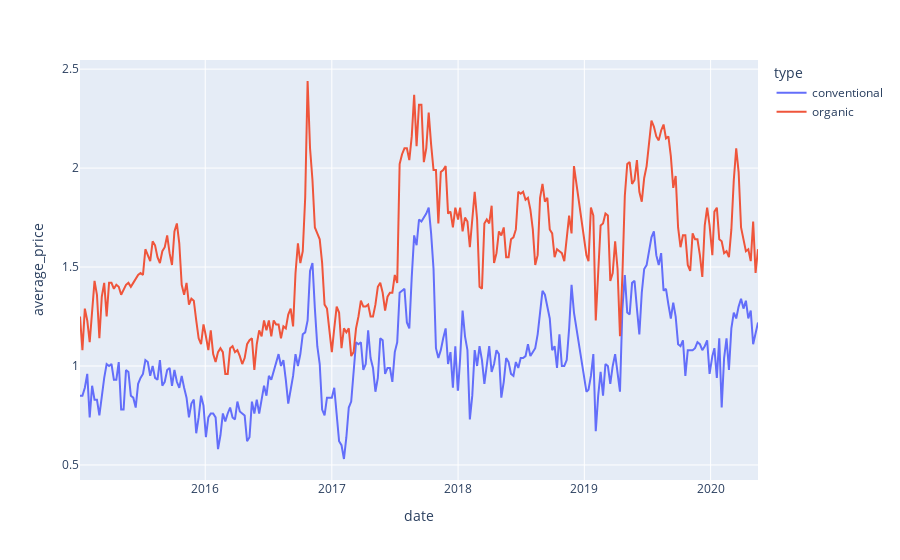

Write notebook code for a chart like this one.
### Markdown cell above
Since there are only two avocados types, we can plot their `average_price` time series on the same line chart.

Let’s try to plot such a figure when `geography` is ‘Los Angeles’.

### Code cell
msk = df['geography'] == 'Los Angeles'
px.line(df[msk], x='date', y='average_price', color='type')

### Figure 1 — Plotly figure (JSON) as saved in the notebook; plotly's stock layout.template omitted (floating-point values rounded to 4 significant figures; data arrays with more than 128 entries replaced by an {"elided": "..."} marker saying what was removed)
{"data": [{"hovertemplate": "type=conventional<br>date=%{x}<br>average_price=%{y}<extra></extra>", "legendgroup": "conventional", "line": {"color": "#636efa", "dash": "solid"}, "marker": {"symbol": "circle"}, "mode": "lines", "name": "conventional", "orientation": "v", "showlegend": true, "type": "scatter", "x": {"elided": "278 str values"}, "xaxis": "x", "y": {"elided": "278 float values"}, "yaxis": "y"}, {"hovertemplate": "type=organic<br>date=%{x}<br>average_price=%{y}<extra></extra>", "legendgroup": "organic", "line": {"color": "#EF553B", "dash": "solid"}, "marker": {"symbol": "circle"}, "mode": "lines", "name": "organic", "orientation": "v", "showlegend": true, "type": "scatter", "x": {"elided": "278 str values"}, "xaxis": "x", "y": {"elided": "278 float values"}, "yaxis": "y"}], "layout": {"legend": {"title": {"text": "type"}, "tracegroupgap": 0}, "margin": {"t": 60}, "xaxis": {"anchor": "y", "domain": [0, 1], "title": {"text": "date"}}, "yaxis": {"anchor": "x", "domain": [0, 1], "title": {"text": "average_price"}}}}
